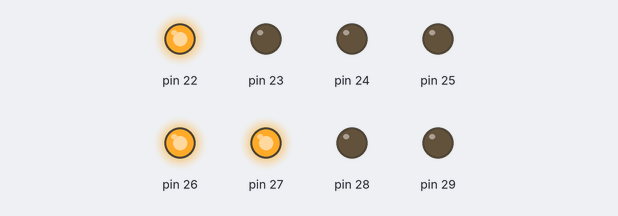
This sketch was run on a simulated Arduino Mega 2560, built with avr-gcc and run on an emulated ATmega2560. On the bench: output pins drawn as LEDs (lit = HIGH).

Above: at 0.02 s.
At 0.37 s:
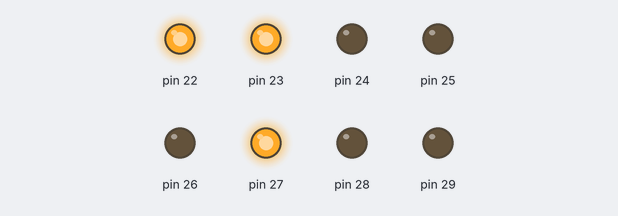
At 0.72 s:
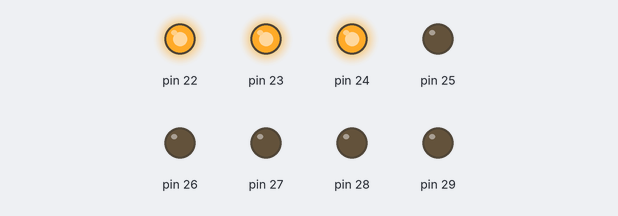
At 1.47 s:
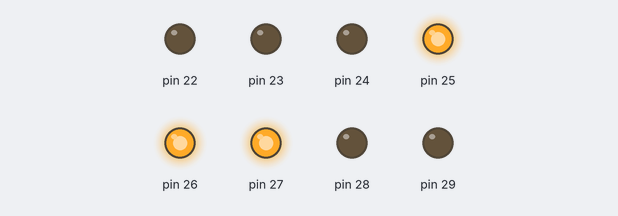
At 2.27 s:
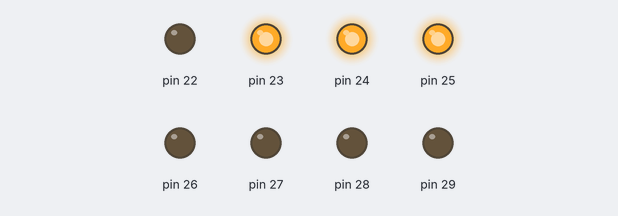
At 2.92 s:
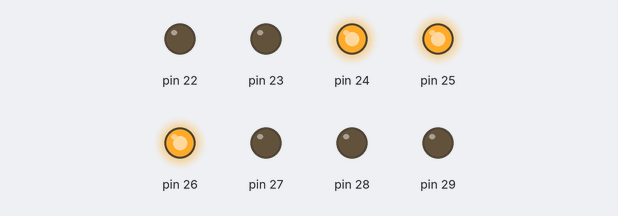
Timing chart, 0 to 3.2 s (numbered marks = the images above):
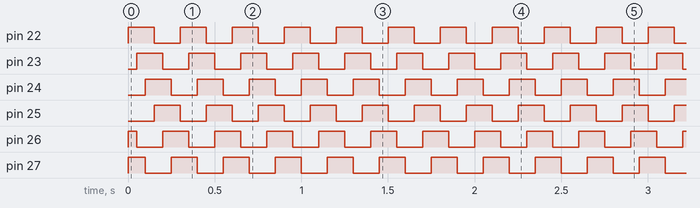

The sketch:

exercitiu5.ino
```cpp
// Citirea stării butoanelor conectate la pinii 4,5,6,7
// afișarea pe LED-uri conectate la PORTA
// variabile pentru starea butoanelor
int b1;
int b2;
int b3;
int b4;
// variabila pentru compunerea numărului de transmis
unsigned char stat = 0;
void setup() {
  // configurare pini pentru butoane, intrare
  pinMode(4, INPUT_PULLUP);
  pinMode(5, INPUT_PULLUP);
  pinMode(6, INPUT_PULLUP);
  pinMode(7, INPUT_PULLUP);
  // activare PORTA , ca ieșire,
  DDRA = 0b11111111;
}

int a[6] = {0, 0, 0, 1, 1, 1};

int b[6];


void loop() {

  b[0] = a[5];
  for(int i = 1; i < 6; i++) {
    b[i] = a[i - 1];
  }

  for(int i = 0; i < 6; i++) {
    a[i] = b[i];
  }

  stat = (a[5] << 5) | (a[4] << 4) | (a[3] << 3) | (a[2] << 2) | (a[1] << 1) | a[0];
  // afișare pe LED-uri, legate la port a
  PORTA = stat;
  // așteptare 50 ms
  delay(50);
}
```

Measured:
- by itself, pin 22–25, pin 27: alternates HIGH for 0.15 s and LOW for 0.15 s
- by itself, pin 26: repeats every 0.30 s: LOW 0.15 s, HIGH 0.15 s
- by itself, everything shown: repeats every 0.30 s, in 6 steps
